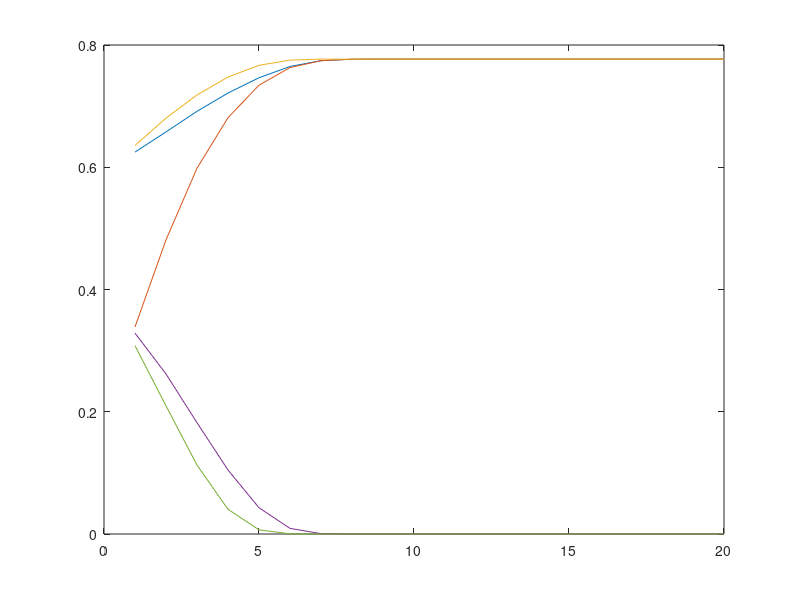

The MATLAB script that drew this image:
clear all;
V = 4;
L = [Inf,4,12,Inf;...
     4,Inf,4,15;...
     12,4,Inf,5;...
     Inf,15,5,Inf];
D = ones(4,4);
Q = zeros(4,4);
count = 1;
I = 2;
r = 1.8;

for loop = 1:20
    %% Calculate P
    temp = zeros(V,V);
    for i = 1:V
        for j = 1:V
            if (i ~= j)
                temp(i,i) = temp(i,i) + D(i,j)/L(i,j);
                temp(i,j) = -1*D(i,j)/L(i,j);
            end 
        end
    end

    b = [I;0;0;-1*I];
    a = temp(:,1:3)\b;
    P = [a;0];  
 
    %% Calculate Q
    for i = 1:V
        for j = 1:V
            if (i ~= j)
                Q(i,j) = D(i,j)/L(i,j)*(P(i) - P(j));
            end 
        end
    end

    %% Calculate next D
    for i = 1:V
        for j = 1:V
            if (i ~= j)
                slope = abs(Q(i,j))^r/(1+abs(Q(i,j))^r) - D(i,j);
                D(i,j) = D(i,j) + slope;
%                 D(i,j) = 0.5*((Q(i,j)*(P(i) - P(j)))/(L(i,j)*(P(1) - P(4))) + D(i,j));
%                 D(i,j) = abs(Q(i,j))^r/(1+abs(Q(i,j))^r) + exp(-D(i,j));
            end 
        end
    end

    data(count,:) = [D(1,2),D(2,3),D(3,4),D(1,3),D(2,4)];
    count = count + 1;
end
%%
plot(data);
